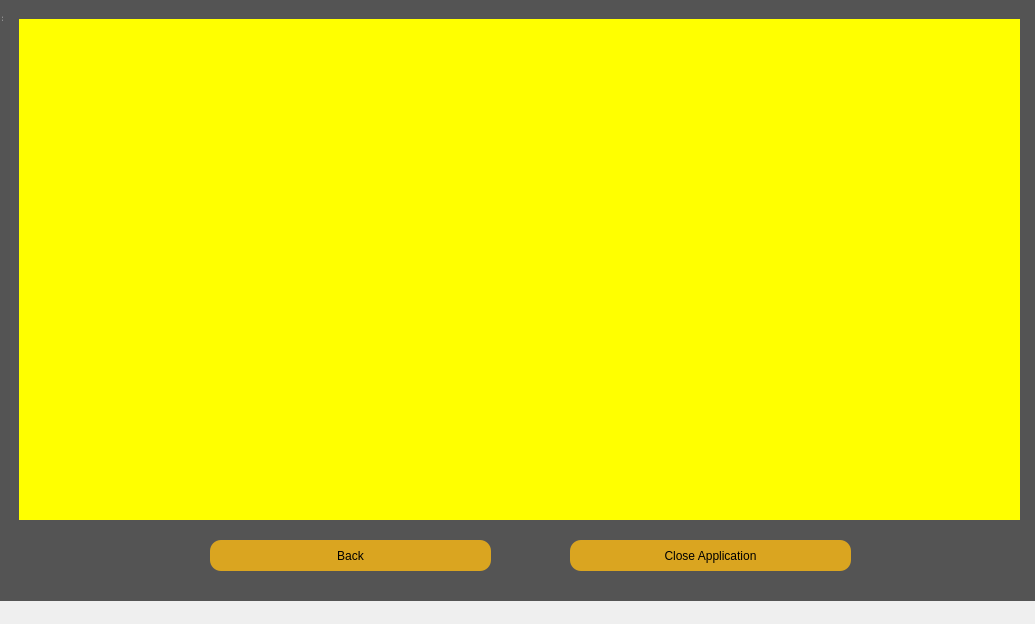
<?xml version="1.0" encoding="UTF-8"?>
<ui version="4.0">
    <class>CamDialog</class>
    <widget class="QDialog" name="CamDialog">
        <property name="geometry">
            <rect>
                <x>0</x>
                <y>0</y>
                <width>1035</width>
                <height>624</height>
            </rect>
        </property>
        <property name="windowTitle">
            <string>MainWindow</string>
        </property>
        <widget class="QWidget" name="centralwidget">
            <widget class="QWidget" name="FaceRecognition" native="true">
                <property name="geometry">
                    <rect>
                        <x>0</x>
                        <y>0</y>
                        <width>1071</width>
                        <height>601</height>
                    </rect>
                </property>
                <property name="styleSheet">
                    <string notr="true">background-color: rgb(84, 84, 84);</string>
                </property>
                <widget class="QPushButton" name="pushButton">
                    <property name="geometry">
                        <rect>
                            <x>210</x>
                            <y>540</y>
                            <width>281</width>
                            <height>31</height>
                        </rect>
                    </property>
                    <property name="styleSheet">
                        <string notr="true">background-color:goldenrod;
                            border-radius: 11px;
                            font: 14pt &quot;MS Shell Dlg 2&quot;;
                        </string>
                    </property>
                    <property name="text">
                        <string>Back</string>
                    </property>
                </widget>
                <widget class="QPushButton" name="pushButton_2">
                    <property name="geometry">
                        <rect>
                            <x>570</x>
                            <y>540</y>
                            <width>281</width>
                            <height>31</height>
                        </rect>
                    </property>
                    <property name="styleSheet">
                        <string notr="true">background-color:goldenrod;
                            border-radius: 11px;
                            font: 14pt &quot;MS Shell Dlg 2&quot;;
                        </string>
                    </property>
                    <property name="text">
                        <string>Close Application</string>
                    </property>
                </widget>
                <widget class="QWidget" name="widget" native="true">
                    <property name="geometry">
                        <rect>
                            <x>19</x>
                            <y>19</y>
                            <width>1001</width>
                            <height>501</height>
                        </rect>
                    </property>
                    <property name="styleSheet">
                        <string notr="true">background-color:rgb(255, 255, 0)</string>
                    </property>
                </widget>
            </widget>
        </widget>
        <widget class="QStatusBar" name="statusbar"/>
    </widget>
    <resources>
        <include location="../Desktop/istockphoto-1016006452-612x612.qrc"/>
    </resources>
    <connections/>
</ui>
